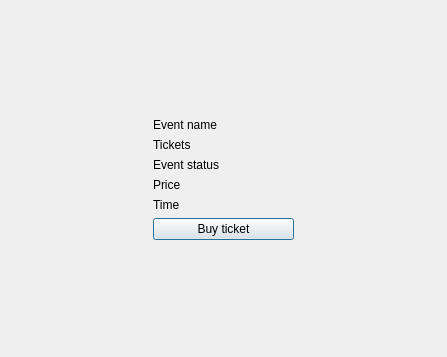
<?xml version="1.0" encoding="UTF-8"?>
<ui version="4.0">
 <class>EventDescriptionWindow</class>
 <widget class="QDialog" name="EventDescriptionWindow">
  <property name="geometry">
   <rect>
    <x>0</x>
    <y>0</y>
    <width>447</width>
    <height>357</height>
   </rect>
  </property>
  <property name="windowTitle">
   <string>Dialog</string>
  </property>
  <layout class="QGridLayout" name="gridLayout">
   <item row="1" column="2">
    <spacer name="horizontalSpacer_2">
     <property name="orientation">
      <enum>Qt::Horizontal</enum>
     </property>
     <property name="sizeHint" stdset="0">
      <size>
       <width>40</width>
       <height>20</height>
      </size>
     </property>
    </spacer>
   </item>
   <item row="1" column="1">
    <layout class="QFormLayout" name="formLayout">
     <item row="0" column="0">
      <widget class="QLabel" name="EventName">
       <property name="text">
        <string>Event name</string>
       </property>
      </widget>
     </item>
     <item row="1" column="0">
      <widget class="QLabel" name="Tickets">
       <property name="text">
        <string>Tickets</string>
       </property>
      </widget>
     </item>
     <item row="1" column="1">
      <widget class="QLabel" name="labelForTicketsCount">
       <property name="sizePolicy">
        <sizepolicy hsizetype="Expanding" vsizetype="Preferred">
         <horstretch>0</horstretch>
         <verstretch>0</verstretch>
        </sizepolicy>
       </property>
       <property name="text">
        <string/>
       </property>
       <property name="alignment">
        <set>Qt::AlignRight|Qt::AlignTrailing|Qt::AlignVCenter</set>
       </property>
      </widget>
     </item>
     <item row="2" column="0">
      <widget class="QLabel" name="isFinishedStatus">
       <property name="text">
        <string>Event status</string>
       </property>
      </widget>
     </item>
     <item row="2" column="1">
      <widget class="QLabel" name="labelForStatus">
       <property name="sizePolicy">
        <sizepolicy hsizetype="Expanding" vsizetype="Preferred">
         <horstretch>0</horstretch>
         <verstretch>0</verstretch>
        </sizepolicy>
       </property>
       <property name="text">
        <string/>
       </property>
       <property name="alignment">
        <set>Qt::AlignRight|Qt::AlignTrailing|Qt::AlignVCenter</set>
       </property>
      </widget>
     </item>
     <item row="3" column="0">
      <widget class="QLabel" name="TicketPrice">
       <property name="text">
        <string>Price</string>
       </property>
      </widget>
     </item>
     <item row="0" column="1">
      <widget class="QLabel" name="labelForEventName">
       <property name="sizePolicy">
        <sizepolicy hsizetype="Expanding" vsizetype="Preferred">
         <horstretch>0</horstretch>
         <verstretch>0</verstretch>
        </sizepolicy>
       </property>
       <property name="text">
        <string/>
       </property>
       <property name="alignment">
        <set>Qt::AlignRight|Qt::AlignTrailing|Qt::AlignVCenter</set>
       </property>
      </widget>
     </item>
     <item row="3" column="1">
      <widget class="QLabel" name="labelForTicketPrice">
       <property name="sizePolicy">
        <sizepolicy hsizetype="Expanding" vsizetype="Preferred">
         <horstretch>0</horstretch>
         <verstretch>0</verstretch>
        </sizepolicy>
       </property>
       <property name="text">
        <string/>
       </property>
       <property name="alignment">
        <set>Qt::AlignRight|Qt::AlignTrailing|Qt::AlignVCenter</set>
       </property>
      </widget>
     </item>
     <item row="4" column="0">
      <widget class="QLabel" name="EventTime">
       <property name="text">
        <string>Time</string>
       </property>
      </widget>
     </item>
     <item row="4" column="1">
      <widget class="QLabel" name="labelForTime">
       <property name="text">
        <string/>
       </property>
       <property name="alignment">
        <set>Qt::AlignRight|Qt::AlignTrailing|Qt::AlignVCenter</set>
       </property>
      </widget>
     </item>
    </layout>
   </item>
   <item row="2" column="1">
    <widget class="QPushButton" name="BuyTicketButton">
     <property name="text">
      <string>Buy ticket</string>
     </property>
    </widget>
   </item>
   <item row="3" column="1">
    <spacer name="verticalSpacer">
     <property name="orientation">
      <enum>Qt::Vertical</enum>
     </property>
     <property name="sizeHint" stdset="0">
      <size>
       <width>20</width>
       <height>40</height>
      </size>
     </property>
    </spacer>
   </item>
   <item row="1" column="0">
    <spacer name="horizontalSpacer">
     <property name="orientation">
      <enum>Qt::Horizontal</enum>
     </property>
     <property name="sizeHint" stdset="0">
      <size>
       <width>40</width>
       <height>20</height>
      </size>
     </property>
    </spacer>
   </item>
   <item row="0" column="1">
    <spacer name="verticalSpacer_2">
     <property name="orientation">
      <enum>Qt::Vertical</enum>
     </property>
     <property name="sizeHint" stdset="0">
      <size>
       <width>20</width>
       <height>40</height>
      </size>
     </property>
    </spacer>
   </item>
  </layout>
 </widget>
 <resources/>
 <connections/>
</ui>
